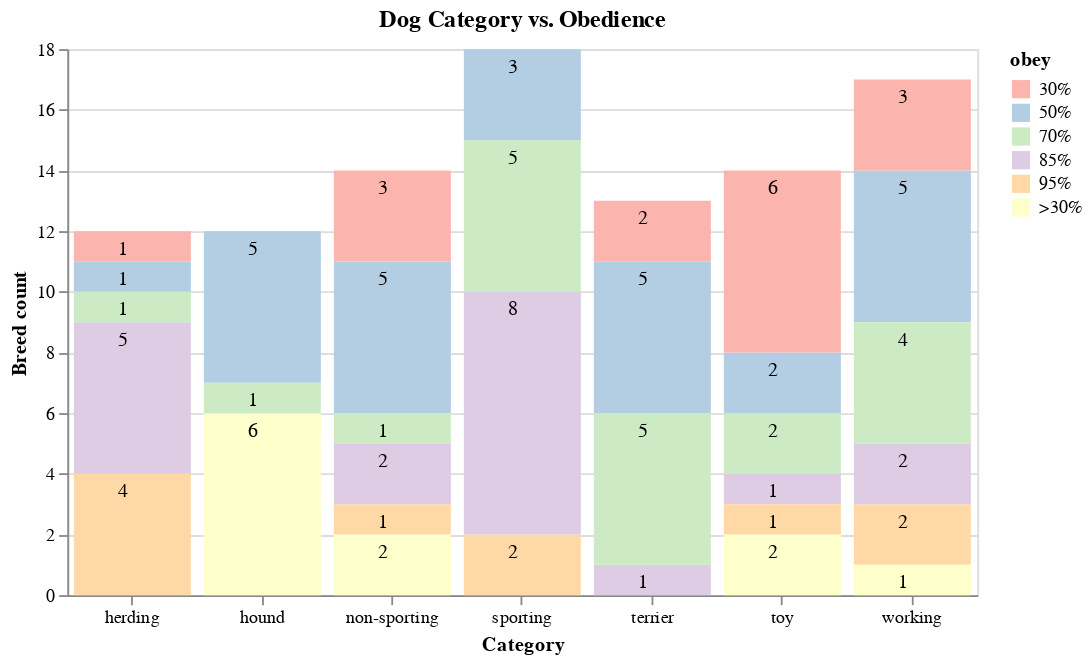

Write notebook code for a chart like this one.
### Markdown cell above
### Stacked Bar Charts

### Code cell
stacked_bar_category = alt.Chart(df).mark_bar().encode(
    x=alt.X('category:N', title='Category', axis=alt.Axis(labelAngle=0)),
    y=alt.Y('sum(id):Q',title='Breed count'),
    color=alt.Color('obey:N', scale=alt.Scale(scheme='pastel1'))
    ).properties(
    width=500,
    height=300,
    title='Dog Category vs. Obedience '
    )

text = alt.Chart(df).mark_text(dx=-5, dy=10, color='black').encode(
    x=alt.X('category:N'),
    y=alt.Y('sum(id):Q',stack='zero'),
    detail='obey:N',
    text=alt.Text('sum(id):Q')
)
stacked_bar_category + text

### Figure 1 — Vega-Lite specification as saved in the notebook (floating-point values rounded to 4 significant figures)
{"usermeta": {"embedOptions": {"theme": "fivethirtyeight"}}, "config": {"view": {"continuousWidth": 400, "continuousHeight": 300}}, "layer": [{"mark": "bar", "encoding": {"color": {"type": "nominal", "field": "obey", "scale": {"scheme": "pastel1"}}, "x": {"type": "nominal", "axis": {"labelAngle": 0}, "field": "category", "title": "Category"}, "y": {"type": "quantitative", "aggregate": "sum", "field": "id", "title": "Breed count"}}, "height": 300, "title": "Dog Category vs. Obedience ", "width": 500}, {"mark": {"type": "text", "color": "black", "dx": -5, "dy": 10}, "encoding": {"detail": {"type": "nominal", "field": "obey"}, "text": {"type": "quantitative", "aggregate": "sum", "field": "id"}, "x": {"type": "nominal", "field": "category"}, "y": {"type": "quantitative", "aggregate": "sum", "field": "id", "stack": "zero"}}}], "data": {"name": "data-2e8cda3d49fb8f6f93c2d0c73d9ef641"}, "$schema": "https://vega.github.io/schema/vega-lite/v4.8.1.json", "datasets": {"data-2e8cda3d49fb8f6f93c2d0c73d9ef641": [{"Breed": "Labrador Retriever", "Mean Rank": 1.0, "category": "sporting", "weight (lbs)": 67.5, "shoulder height (in)": 23.0, "Classification": "Brightest Dogs", "obey": "95%", "Rank": "1", "id": 1, "Group": "top 1-20"}, {"Breed": "German Shepherd Dog", "Mean Rank": 2.0, "category": "herding", "weight (lbs)": 82.5, "shoulder height (in)": 24.0, "Classification": "Brightest Dogs", "obey": "95%", "Rank": "2", "id": 1, "Group": "top 1-20"}, {"Breed": "Golden Retriever", "Mean Rank": 3.0, "category": "sporting", "weight (lbs)": 60.0, "shoulder height (in)": 22.75, "Classification": "Brightest Dogs", "obey": "95%", "Rank": "3", "id": 1, "Group": "top 1-20"}, {"Breed": "Bulldog", "Mean Rank": 4.4, "category": "non-sporting", "weight (lbs)": 45.0, "shoulder height (in)": 14.0, "Classification": "Lowest Degree of Working/Obedience Intelligence ", "obey": ">30%", "Rank": "4", "id": 1, "Group": "top 1-20"}, {"Breed": "Beagle", "Mean Rank": 5.4, "category": "hound", "weight (lbs)": 24.0, "shoulder height (in)": 14.0, "Classification": "Lowest Degree of Working/Obedience Intelligence ", "obey": ">30%", "Rank": "5", "id": 1, "Group": "top 1-20"}, {"Breed": "French Bulldog", "Mean Rank": 5.8, "category": "non-sporting", "weight (lbs)": 27.0, "shoulder height (in)": 11.5, "Classification": "Fair Working/Obedience Intelligence", "obey": "30%", "Rank": "6", "id": 1, "Group": "top 1-20"}, {"Breed": "Poodle", "Mean Rank": 7.2, "category": "non-sporting", "weight (lbs)": 45.0, "shoulder height (in)": 16.0, "Classification": "Brightest Dogs", "obey": "95%", "Rank": "7", "id": 1, "Group": "top 1-20"}, {"Breed": "Yorkshire Terrier", "Mean Rank": 8.2, "category": "toy", "weight (lbs)": 5.5, "shoulder height (in)": 8.0, "Classification": "Above Average Working Dogs", "obey": "70%", "Rank": "8", "id": 1, "Group": "top 1-20"}, {"Breed": "Rottweiler", "Mean Rank": 8.6, "category": "working", "weight (lbs)": 100.0, "shoulder height (in)": 24.5, "Classification": "Brightest Dogs", "obey": "95%", "Rank": "9", "id": 1, "Group": "top 1-20"}, {"Breed": "Boxer", "Mean Rank": 10.0, "category": "working", "weight (lbs)": 67.5, "shoulder height (in)": 23.25, "Classification": "Average Working/Obedience Intelligence", "obey": "50%", "Rank": "10", "id": 1, "Group": "top 1-20"}, {"Breed": "German Shorthaired Pointer", "Mean Rank": 10.6, "category": "sporting", "weight (lbs)": 62.5, "shoulder height (in)": 24.0, "Classification": "Excellent Working Dogs", "obey": "85%", "Rank": "11", "id": 1, "Group": "top 1-20"}, {"Breed": "Dachshund", "Mean Rank": 12.4, "category": "hound", "weight (lbs)": 24.0, "shoulder height (in)": 8.5, "Classification": "Average Working/Obedience Intelligence", "obey": "50%", "Rank": "12", "id": 1, "Group": "top 1-20"}, {"Breed": "Siberian Husky", "Mean Rank": 12.6, "category": "working", "weight (lbs)": 47.5, "shoulder height (in)": 21.75, "Classification": "Average Working/Obedience Intelligence", "obey": "50%", "Rank": "13", "id": 1, "Group": "top 1-20"}, {"Breed": "Great Dane", "Mean Rank": 14.8, "category": "working", "weight (lbs)": 140.0, "shoulder height (in)": 30.0, "Classification": "Average Working/Obedience Intelligence", "obey": "50%", "Rank": "14", "id": 1, "Group": "top 1-20"}, {"Breed": "Doberman Pinscher", "Mean Rank": 15.2, "category": "working", "weight (lbs)": 80.0, "shoulder height (in)": 26.0, "Classification": "Brightest Dogs", "obey": "95%", "Rank": "15", "id": 1, "Group": "top 1-20"}, {"Breed": "Australian Shepherd", "Mean Rank": 16.6, "category": "herding", "weight (lbs)": 50.0, "shoulder height (in)": 20.5, "Classification": "Average Working/Obedience Intelligence", "obey": "50%", "Rank": "16", "id": 1, "Group": "top 1-20"}, {"Breed": "Miniature Schnauzer", "Mean Rank": 17.2, "category": "terrier", "weight (lbs)": 15.5, "shoulder height (in)": 13.0, "Classification": "Excellent Working Dogs", "obey": "85%", "Rank": "17", "id": 1, "Group": "top 1-20"}, {"Breed": "Pembroke Welsh Corgi", "Mean Rank": 17.6, "category": "herding", "weight (lbs)": 26.0, "shoulder height (in)": 11.0, "Classification": "Excellent Working Dogs", "obey": "85%", "Rank": "18", "id": 1, "Group": "top 1-20"}, {"Breed": "Cavalier King Charles Spaniel", "Mean Rank": 18.6, "category": "toy", "weight (lbs)": 15.5, "shoulder height (in)": 12.5, "Classification": "Average Working/Obedience Intelligence", "obey": "50%", "Rank": "19", "id": 1, "Group": "top 1-20"}, {"Breed": "Shih Tzu", "Mean Rank": 19.2, "category": "toy", "weight (lbs)": 12.5, "shoulder height (in)": 9.75, "Classification": "Lowest Degree of Working/Obedience Intelligence ", "obey": ">30%", "Rank": "20", "id": 1, "Group": "top 1-20"}, {"Breed": "Boston Terrier", "Mean Rank": 21.6, "category": "non-sporting", "weight (lbs)": 20.0, "shoulder height (in)": 14.5, "Classification": "Average Working/Obedience Intelligence", "obey": "50%", "Rank": "21", "id": 1, "Group": "top 81-100"}, {"Breed": "Pomeranian", "Mean Rank": 21.6, "category": "toy", "weight (lbs)": 5.0, "shoulder height (in)": 12.0, "Classification": "Excellent Working Dogs", "obey": "85%", "Rank": "22", "id": 1, "Group": "top 21-40"}, {"Breed": "Shetland Sheepdog", "Mean Rank": 23.4, "category": "herding", "weight (lbs)": 22.0, "shoulder height (in)": 14.5, "Classification": "Brightest Dogs", "obey": "95%", "Rank": "23", "id": 1, "Group": "top 21-40"}, {"Breed": "Havanese", "Mean Rank": 23.8, "category": "toy", "weight (lbs)": 0.0, "shoulder height (in)": 9.75, "Classification": "Average Working/Obedience Intelligence", "obey": "50%", "Rank": "24", "id": 1, "Group": "top 21-40"}, {"Breed": "Brittany", "Mean Rank": 26.0, "category": "sporting", "weight (lbs)": 35.0, "shoulder height (in)": 19.0, "Classification": "Excellent Working Dogs", "obey": "85%", "Rank": "25", "id": 1, "Group": "top 21-40"}, {"Breed": "English Springer Spaniel", "Mean Rank": 27.0, "category": "sporting", "weight (lbs)": 45.0, "shoulder height (in)": 19.5, "Classification": "Excellent Working Dogs", "obey": "85%", "Rank": "26", "id": 1, "Group": "top 21-40"}, {"Breed": "Bernese Mountain Dog", "Mean Rank": 27.0, "category": "working", "weight (lbs)": 97.5, "shoulder height (in)": 25.25, "Classification": "Excellent Working Dogs", "obey": "85%", "Rank": "27", "id": 1, "Group": "top 21-40"}, {"Breed": "Mastiff", "Mean Rank": 27.2, "category": "working", "weight (lbs)": 175.0, "shoulder height (in)": 30.0, "Classification": "Lowest Degree of Working/Obedience Intelligence ", "obey": ">30%", "Rank": "28", "id": 1, "Group": "top 21-40"}, {"Breed": "Chihuahua", "Mean Rank": 29.4, "category": "toy", "weight (lbs)": 5.5, "shoulder height (in)": 5.0, "Classification": "Fair Working/Obedience Intelligence", "obey": "30%", "Rank": "29", "id": 1, "Group": "top 21-40"}, {"Breed": "Cocker Spaniel", "Mean Rank": 29.6, "category": "sporting", "weight (lbs)": 25.0, "shoulder height (in)": 14.5, "Classification": "Excellent Working Dogs", "obey": "85%", "Rank": "30", "id": 1, "Group": "top 21-40"}, {"Breed": "Pug", "Mean Rank": 31.4, "category": "toy", "weight (lbs)": 16.0, "shoulder height (in)": 16.0, "Classification": "Fair Working/Obedience Intelligence", "obey": "30%", "Rank": "31", "id": 1, "Group": "top 21-40"}, {"Breed": "Vizsla", "Mean Rank": 31.6, "category": "sporting", "weight (lbs)": 23.5, "shoulder height (in)": 22.5, "Classification": "Excellent Working Dogs", "obey": "85%", "Rank": "32", "id": 1, "Group": "top 21-40"}, {"Breed": "Maltese", "Mean Rank": 32.6, "category": "toy", "weight (lbs)": 5.0, "shoulder height (in)": 9.0, "Classification": "Fair Working/Obedience Intelligence", "obey": "30%", "Rank": "33", "id": 1, "Group": "top 21-40"}, {"Breed": "Weimaraner", "Mean Rank": 34.6, "category": "sporting", "weight (lbs)": 77.5, "shoulder height (in)": 25.0, "Classification": "Excellent Working Dogs", "obey": "85%", "Rank": "34", "id": 1, "Group": "top 21-40"}, {"Breed": "Newfoundland", "Mean Rank": 37.0, "category": "working", "weight (lbs)": 125.0, "shoulder height (in)": 27.0, "Classification": "Above Average Working Dogs", "obey": "70%", "Rank": "35", "id": 1, "Group": "top 21-40"}, {"Breed": "Border Collie", "Mean Rank": 37.4, "category": "herding", "weight (lbs)": 40.0, "shoulder height (in)": 20.0, "Classification": "Brightest Dogs", "obey": "95%", "Rank": "36", "id": 1, "Group": "top 21-40"}, {"Breed": "Collie", "Mean Rank": 37.4, "category": "herding", "weight (lbs)": 62.5, "shoulder height (in)": 24.0, "Classification": "Excellent Working Dogs", "obey": "85%", "Rank": "37", "id": 1, "Group": "top 21-40"}, {"Breed": "Basset Hound", "Mean Rank": 39.6, "category": "hound", "weight (lbs)": 45.0, "shoulder height (in)": 14.0, "Classification": "Lowest Degree of Working/Obedience Intelligence ", "obey": ">30%", "Rank": "38", "id": 1, "Group": "top 21-40"}, {"Breed": "Rhodesian Ridgeback", "Mean Rank": 40.6, "category": "hound", "weight (lbs)": 77.5, "shoulder height (in)": 25.5, "Classification": "Average Working/Obedience Intelligence", "obey": "50%", "Rank": "39", "id": 1, "Group": "top 21-40"}, {"Breed": "West Highland White Terrier", "Mean Rank": 40.8, "category": "terrier", "weight (lbs)": 14.0, "shoulder height (in)": 10.5, "Classification": "Average Working/Obedience Intelligence", "obey": "50%", "Rank": "40", "id": 1, "Group": "top 21-40"}, {"Breed": "Chesapeake Bay Retriever", "Mean Rank": 42.8, "category": "sporting", "weight (lbs)": 67.5, "shoulder height (in)": 23.5, "Classification": "Above Average Working Dogs", "obey": "70%", "Rank": "41", "id": 1, "Group": "top 81-100"}, {"Breed": "Shiba Inu", "Mean Rank": 45.0, "category": "non-sporting", "weight (lbs)": 20.0, "shoulder height (in)": 15.0, "Classification": "Average Working/Obedience Intelligence", "obey": "50%", "Rank": "42", "id": 1, "Group": "top 41-60"}, {"Breed": "Bichon Frise", "Mean Rank": 45.0, "category": "non-sporting", "weight (lbs)": 14.0, "shoulder height (in)": 10.5, "Classification": "Average Working/Obedience Intelligence", "obey": "50%", "Rank": "43", "id": 1, "Group": "top 41-60"}, {"Breed": "Akita", "Mean Rank": 46.4, "category": "working", "weight (lbs)": 100.0, "shoulder height (in)": 26.0, "Classification": "Average Working/Obedience Intelligence", "obey": "50%", "Rank": "44", "id": 1, "Group": "top 41-60"}, {"Breed": "Bullmastiff", "Mean Rank": 47.6, "category": "working", "weight (lbs)": 115.0, "shoulder height (in)": 25.5, "Classification": "Fair Working/Obedience Intelligence", "obey": "30%", "Rank": "45", "id": 1, "Group": "top 41-60"}, {"Breed": "Belgian Malinoi", "Mean Rank": 49.0, "category": "herding", "weight (lbs)": 62.5, "shoulder height (in)": 24.0, "Classification": "Excellent Working Dogs", "obey": "85%", "Rank": "46", "id": 1, "Group": "top 41-60"}, {"Breed": "Saint Bernard", "Mean Rank": 49.2, "category": "working", "weight (lbs)": 155.0, "shoulder height (in)": 26.5, "Classification": "Fair Working/Obedience Intelligence", "obey": "30%", "Rank": "47", "id": 1, "Group": "top 41-60"}, {"Breed": "Bloodhound", "Mean Rank": 50.0, "category": "hound", "weight (lbs)": 85.0, "shoulder height (in)": 25.0, "Classification": "Lowest Degree of Working/Obedience Intelligence ", "obey": ">30%", "Rank": "48", "id": 1, "Group": "top 41-60"}, {"Breed": "Papillon", "Mean Rank": 50.2, "category": "toy", "weight (lbs)": 7.5, "shoulder height (in)": 9.5, "Classification": "Brightest Dogs", "obey": "95%", "Rank": "49", "id": 1, "Group": "top 41-60"}, {"Breed": "Portuguese Water Dog", "Mean Rank": 51.8, "category": "working", "weight (lbs)": 47.5, "shoulder height (in)": 20.0, "Classification": "Above Average Working Dogs", "obey": "70%", "Rank": "50", "id": 1, "Group": "top 41-60"}, {"Breed": "Australian Cattle Dog", "Mean Rank": 55.2, "category": "herding", "weight (lbs)": 40.0, "shoulder height (in)": 18.5, "Classification": "Brightest Dogs", "obey": "95%", "Rank": "51", "id": 1, "Group": "top 41-60"}, {"Breed": "Airedale Terrier", "Mean Rank": 56.0, "category": "terrier", "weight (lbs)": 45.0, "shoulder height (in)": 23.0, "Classification": "Above Average Working Dogs", "obey": "70%", "Rank": "52", "id": 1, "Group": "top 41-60"}, {"Breed": "English Cocker Spaniel", "Mean Rank": 56.4, "category": "sporting", "weight (lbs)": 30.0, "shoulder height (in)": 16.0, "Classification": "Excellent Working Dogs", "obey": "85%", "Rank": "53", "id": 1, "Group": "top 41-60"}, {"Breed": "Alaskan Malamute", "Mean Rank": 56.8, "category": "working", "weight (lbs)": 80.0, "shoulder height (in)": 24.0, "Classification": "Average Working/Obedience Intelligence", "obey": "50%", "Rank": "54", "id": 1, "Group": "top 41-60"}, {"Breed": "Bull Terrier", "Mean Rank": 57.4, "category": "terrier", "weight (lbs)": 60.0, "shoulder height (in)": 21.5, "Classification": "Fair Working/Obedience Intelligence", "obey": "30%", "Rank": "55", "id": 1, "Group": "top 41-60"}, {"Breed": "Scottish Terrier", "Mean Rank": 58.0, "category": "terrier", "weight (lbs)": 20.0, "shoulder height (in)": 10.0, "Classification": "Fair Working/Obedience Intelligence", "obey": "30%", "Rank": "56", "id": 1, "Group": "top 41-60"}, {"Breed": "Whippet", "Mean Rank": 59.0, "category": "hound", "weight (lbs)": 28.5, "shoulder height (in)": 20.0, "Classification": "Average Working/Obedience Intelligence", "obey": "50%", "Rank": "57", "id": 1, "Group": "top 41-60"}, {"Breed": "Chinese Shar Pei", "Mean Rank": 61.2, "category": "non-sporting", "weight (lbs)": 52.5, "shoulder height (in)": 19.0, "Classification": "Average Working/Obedience Intelligence", "obey": "50%", "Rank": "58", "id": 1, "Group": "top 41-60"}, {"Breed": "Dalmatian", "Mean Rank": 61.8, "category": "non-sporting", "weight (lbs)": 57.5, "shoulder height (in)": 21.0, "Classification": "Above Average Working Dogs", "obey": "70%", "Rank": "59", "id": 1, "Group": "top 41-60"}, {"Breed": "Samoyed", "Mean Rank": 62.0, "category": "working", "weight (lbs)": 57.5, "shoulder height (in)": 21.25, "Classification": "Above Average Working Dogs", "obey": "70%", "Rank": "60", "id": 1, "Group": "top 41-60"}, {"Breed": "German Wirehaired Pointer", "Mean Rank": 65.6, "category": "sporting", "weight (lbs)": 65.0, "shoulder height (in)": 24.0, "Classification": "Average Working/Obedience Intelligence", "obey": "50%", "Rank": "61", "id": 1, "Group": "top 81-100"}, {"Breed": "Miniature Pinscher", "Mean Rank": 66.8, "category": "toy", "weight (lbs)": 0.0, "shoulder height (in)": 11.25, "Classification": "Above Average Working Dogs", "obey": "70%", "Rank": "62", "id": 1, "Group": "top 61-80"}, {"Breed": "Wirehaired Pointing Griffon", "Mean Rank": 67.6, "category": "sporting", "weight (lbs)": 52.5, "shoulder height (in)": 22.0, "Classification": "Average Working/Obedience Intelligence", "obey": "50%", "Rank": "63", "id": 1, "Group": "top 61-80"}, {"Breed": "Great Pyrenee", "Mean Rank": 68.2, "category": "working", "weight (lbs)": 107.5, "shoulder height (in)": 28.5, "Classification": "Fair Working/Obedience Intelligence", "obey": "30%", "Rank": "64", "id": 1, "Group": "top 61-80"}, {"Breed": "Cairn Terrier", "Mean Rank": 69.4, "category": "terrier", "weight (lbs)": 14.0, "shoulder height (in)": 10.0, "Classification": "Above Average Working Dogs", "obey": "70%", "Rank": "65", "id": 1, "Group": "top 61-80"}, {"Breed": "Lhasa Apso", "Mean Rank": 70.2, "category": "non-sporting", "weight (lbs)": 15.0, "shoulder height (in)": 10.5, "Classification": "Fair Working/Obedience Intelligence", "obey": "30%", "Rank": "66", "id": 1, "Group": "top 61-80"}, {"Breed": "Cardigan Welsh Corgi", "Mean Rank": 71.8, "category": "herding", "weight (lbs)": 31.5, "shoulder height (in)": 11.5, "Classification": "Excellent Working Dogs", "obey": "85%", "Rank": "67", "id": 1, "Group": "top 61-80"}, {"Breed": "Irish Wolfhound", "Mean Rank": 72.6, "category": "hound", "weight (lbs)": 120.0, "shoulder height (in)": 32.0, "Classification": "Average Working/Obedience Intelligence", "obey": "50%", "Rank": "68", "id": 1, "Group": "top 61-80"}, {"Breed": "Italian Greyhound", "Mean Rank": 72.8, "category": "toy", "weight (lbs)": 8.0, "shoulder height (in)": 14.0, "Classification": "Fair Working/Obedience Intelligence", "obey": "30%", "Rank": "69", "id": 1, "Group": "top 61-80"}, {"Breed": "Old English Sheepdog", "Mean Rank": 73.6, "category": "herding", "weight (lbs)": 62.5, "shoulder height (in)": 22.0, "Classification": "Fair Working/Obedience Intelligence", "obey": "30%", "Rank": "70", "id": 1, "Group": "top 61-80"}, {"Breed": "Chow Chow", "Mean Rank": 73.6, "category": "non-sporting", "weight (lbs)": 50.0, "shoulder height (in)": 18.5, "Classification": "Lowest Degree of Working/Obedience Intelligence ", "obey": ">30%", "Rank": "71", "id": 1, "Group": "top 61-80"}, {"Breed": "Irish Setter", "Mean Rank": 73.8, "category": "sporting", "weight (lbs)": 65.0, "shoulder height (in)": 26.0, "Classification": "Above Average Working Dogs", "obey": "70%", "Rank": "72", "id": 1, "Group": "top 61-80"}, {"Breed": "Chinese Crested", "Mean Rank": 75.0, "category": "toy", "weight (lbs)": 8.5, "shoulder height (in)": 12.0, "Classification": "Fair Working/Obedience Intelligence", "obey": "30%", "Rank": "73", "id": 1, "Group": "top 61-80"}, {"Breed": "Giant Schnauzer", "Mean Rank": 80.2, "category": "working", "weight (lbs)": 77.5, "shoulder height (in)": 25.5, "Classification": "Above Average Working Dogs", "obey": "70%", "Rank": "74", "id": 1, "Group": "top 61-80"}, {"Breed": "Staffordshire Bull Terrier", "Mean Rank": 80.4, "category": "terrier", "weight (lbs)": 31.0, "shoulder height (in)": 15.0, "Classification": "Average Working/Obedience Intelligence", "obey": "50%", "Rank": "75", "id": 1, "Group": "top 61-80"}, {"Breed": "American Staffordshire Terrier", "Mean Rank": 82.0, "category": "terrier", "weight (lbs)": 45.0, "shoulder height (in)": 18.0, "Classification": "Above Average Working Dogs", "obey": "70%", "Rank": "76", "id": 1, "Group": "top 61-80"}, {"Breed": "Basenji", "Mean Rank": 86.4, "category": "hound", "weight (lbs)": 23.0, "shoulder height (in)": 16.5, "Classification": "Lowest Degree of Working/Obedience Intelligence ", "obey": ">30%", "Rank": "77", "id": 1, "Group": "top 61-80"}, {"Breed": "Border Terrier", "Mean Rank": 86.6, "category": "terrier", "weight (lbs)": 13.5, "shoulder height (in)": 13.5, "Classification": "Above Average Working Dogs", "obey": "70%", "Rank": "78", "id": 1, "Group": "top 61-80"}, {"Breed": "Pekingese", "Mean Rank": 87.0, "category": "toy", "weight (lbs)": 13.0, "shoulder height (in)": 0.0, "Classification": "Lowest Degree of Working/Obedience Intelligence ", "obey": ">30%", "Rank": "79", "id": 1, "Group": "top 61-80"}, {"Breed": "Keeshond", "Mean Rank": 89.0, "category": "non-sporting", "weight (lbs)": 42.5, "shoulder height (in)": 17.5, "Classification": "Excellent Working Dogs", "obey": "85%", "Rank": "80", "id": 1, "Group": "top 61-80"}, {"Breed": "Standard Schnauzer", "Mean Rank": 89.0, "category": "working", "weight (lbs)": 33.0, "shoulder height (in)": 18.5, "Classification": "Excellent Working Dogs", "obey": "85%", "Rank": "81", "id": 1, "Group": "top 81-100"}, {"Breed": "Flat-Coated Retriever", "Mean Rank": 90.8, "category": "sporting", "weight (lbs)": 65.0, "shoulder height (in)": 23.25, "Classification": "Excellent Working Dogs", "obey": "85%", "Rank": "82", "id": 1, "Group": "top 81-100"}, {"Breed": "Tibetan Terrier", "Mean Rank": 93.2, "category": "non-sporting", "weight (lbs)": 24.0, "shoulder height (in)": 15.5, "Classification": "Fair Working/Obedience Intelligence", "obey": "30%", "Rank": "83", "id": 1, "Group": "top 81-100"}, {"Breed": "Norwegian Elkhound", "Mean Rank": 94.6, "category": "hound", "weight (lbs)": 51.5, "shoulder height (in)": 20.0, "Classification": "Above Average Working Dogs", "obey": "70%", "Rank": "84", "id": 1, "Group": "top 81-100"}, {"Breed": "English Setter", "Mean Rank": 95.2, "category": "sporting", "weight (lbs)": 62.5, "shoulder height (in)": 24.5, "Classification": "Above Average Working Dogs", "obey": "70%", "Rank": "85", "id": 1, "Group": "top 81-100"}, {"Breed": "Wire Fox Terrier", "Mean Rank": 98.0, "category": "terrier", "weight (lbs)": 17.5, "shoulder height (in)": 15.0, "Classification": "Average Working/Obedience Intelligence", "obey": "50%", "Rank": "86", "id": 1, "Group": "top 81-100"}, {"Breed": "Borzoi", "Mean Rank": 98.8, "category": "hound", "weight (lbs)": 82.5, "shoulder height (in)": 28.0, "Classification": "Lowest Degree of Working/Obedience Intelligence ", "obey": ">30%", "Rank": "87", "id": 1, "Group": "top 81-100"}, {"Breed": "Japanese Chin", "Mean Rank": 102.0, "category": "toy", "weight (lbs)": 7.5, "shoulder height (in)": 9.5, "Classification": "Fair Working/Obedience Intelligence", "obey": "30%", "Rank": "88", "id": 1, "Group": "top 81-100"}, {"Breed": "Norwich Terrier", "Mean Rank": 103.2, "category": "terrier", "weight (lbs)": 12.0, "shoulder height (in)": 10.0, "Classification": "Above Average Working Dogs", "obey": "70%", "Rank": "89", "id": 1, "Group": "top 81-100"}, {"Breed": "Afghan Hound", "Mean Rank": 103.4, "category": "hound", "weight (lbs)": 55.0, "shoulder height (in)": 26.0, "Classification": "Lowest Degree of Working/Obedience Intelligence ", "obey": ">30%", "Rank": "90", "id": 1, "Group": "top 81-100"}, {"Breed": "Gordon Setter", "Mean Rank": 105.6, "category": "sporting", "weight (lbs)": 62.5, "shoulder height (in)": 25.0, "Classification": "Above Average Working Dogs", "obey": "70%", "Rank": "91", "id": 1, "Group": "top 81-100"}, {"Breed": "Welsh Terrier", "Mean Rank": 108.2, "category": "terrier", "weight (lbs)": 20.0, "shoulder height (in)": 15.0, "Classification": "Average Working/Obedience Intelligence", "obey": "50%", "Rank": "92", "id": 1, "Group": "top 81-100"}, {"Breed": "Schipperke", "Mean Rank": 109.0, "category": "non-sporting", "weight (lbs)": 15.0, "shoulder height (in)": 11.5, "Classification": "Excellent Working Dogs", "obey": "85%", "Rank": "93", "id": 1, "Group": "top 81-100"}, {"Breed": "Pointer", "Mean Rank": 115.4, "category": "sporting", "weight (lbs)": 59.5, "shoulder height (in)": 25.5, "Classification": "Average Working/Obedience Intelligence", "obey": "50%", "Rank": "94", "id": 1, "Group": "top 81-100"}, {"Breed": "Irish Terrier", "Mean Rank": 116.6, "category": "terrier", "weight (lbs)": 26.0, "shoulder height (in)": 18.0, "Classification": "Average Working/Obedience Intelligence", "obey": "50%", "Rank": "95", "id": 1, "Group": "top 81-100"}, {"Breed": "Field Spaniel", "Mean Rank": 118.0, "category": "sporting", "weight (lbs)": 42.5, "shoulder height (in)": 17.5, "Classification": "Above Average Working Dogs", "obey": "70%", "Rank": "96", "id": 1, "Group": "top 81-100"}, {"Breed": "Tibetan Spaniel", "Mean Rank": 119.0, "category": "non-sporting", "weight (lbs)": 12.0, "shoulder height (in)": 10.0, "Classification": "Average Working/Obedience Intelligence", "obey": "50%", "Rank": "97", "id": 1, "Group": "top 81-100"}, {"Breed": "Belgian Sheepdog", "Mean Rank": 123.4, "category": "herding", "weight (lbs)": 67.5, "shoulder height (in)": 24.0, "Classification": "Excellent Working Dogs", "obey": "85%", "Rank": "98", "id": 1, "Group": "top 81-100"}, {"Breed": "Bearded Collie", "Mean Rank": 123.6, "category": "herding", "weight (lbs)": 50.0, "shoulder height (in)": 21.0, "Classification": "Above Average Working Dogs", "obey": "70%", "Rank": "99", "id": 1, "Group": "top 81-100"}, {"Breed": "Saluki", "Mean Rank": 126.8, "category": "hound", "weight (lbs)": 52.5, "shoulder height (in)": 23.0, "Classification": "Average Working/Obedience Intelligence", "obey": "50%", "Rank": "100", "id": 1, "Group": "top 81-100"}]}}
